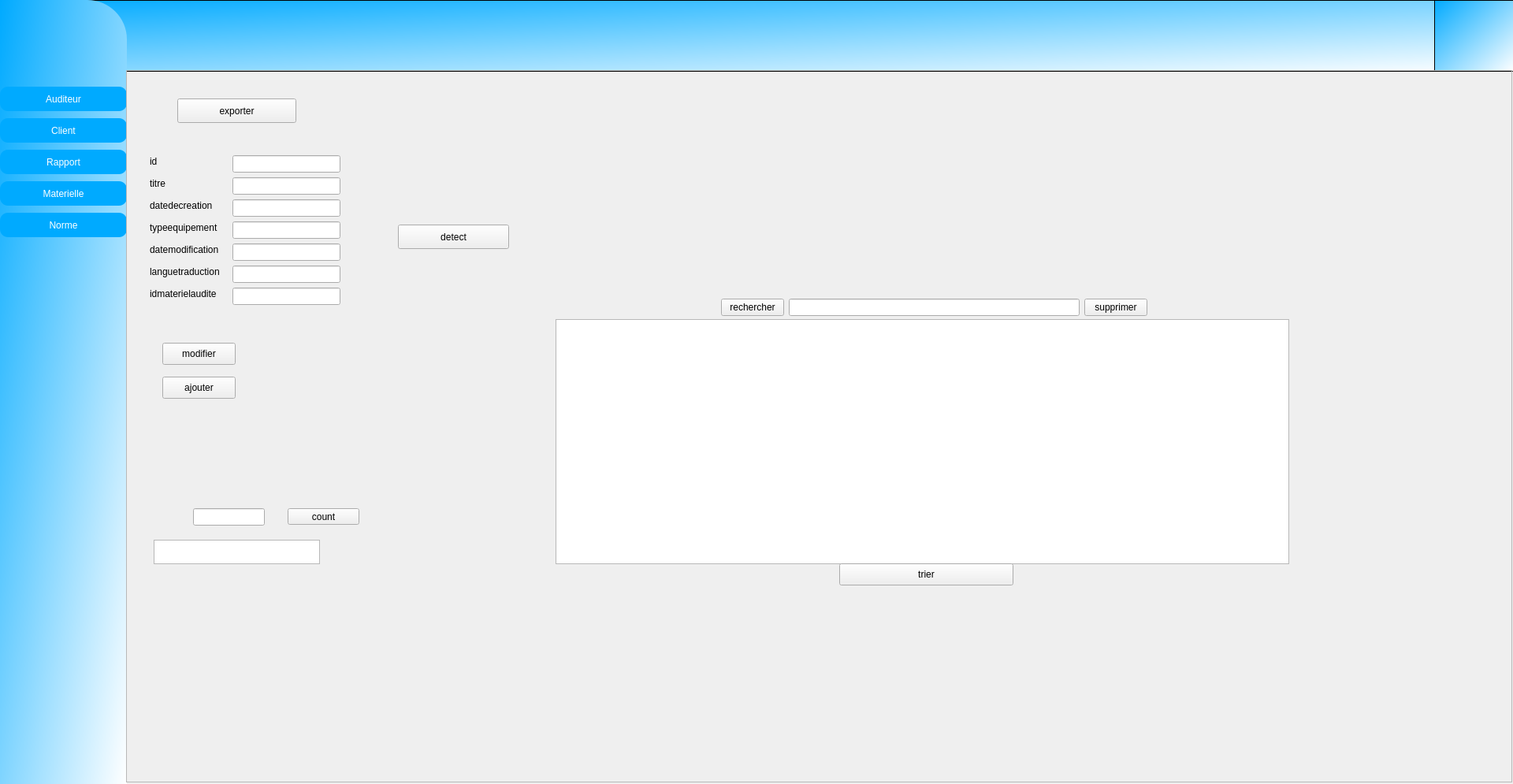
<?xml version="1.0" encoding="UTF-8"?>
<ui version="4.0">
 <class>Rapportform</class>
 <widget class="QDialog" name="Rapportform">
  <property name="geometry">
   <rect>
    <x>0</x>
    <y>0</y>
    <width>1920</width>
    <height>995</height>
   </rect>
  </property>
  <property name="windowTitle">
   <string>Dialog</string>
  </property>
  <widget class="QWidget" name="widget" native="true">
   <property name="geometry">
    <rect>
     <x>0</x>
     <y>0</y>
     <width>161</width>
     <height>995</height>
    </rect>
   </property>
   <property name="styleSheet">
    <string notr="true">background-color: qlineargradient(spread:pad, x1:0, y1:0, x2:1, y2:1, stop:0 rgba(0, 170, 255, 255), stop:1 rgba(255, 255, 255, 255));
border-top-right-radius: 50px;
color: white;
font: 75 20pt &quot;Berlin Sans FB&quot;;</string>
   </property>
   <widget class="QPushButton" name="pushButton_2">
    <property name="geometry">
     <rect>
      <x>0</x>
      <y>110</y>
      <width>161</width>
      <height>31</height>
     </rect>
    </property>
    <property name="styleSheet">
     <string notr="true">background-color: rgb(0, 170, 255);
border-radius: 10px;
color: white;</string>
    </property>
    <property name="text">
     <string>Auditeur</string>
    </property>
   </widget>
   <widget class="QPushButton" name="pushButton_3">
    <property name="geometry">
     <rect>
      <x>0</x>
      <y>150</y>
      <width>161</width>
      <height>31</height>
     </rect>
    </property>
    <property name="styleSheet">
     <string notr="true">background-color: rgb(0, 170, 255);
border-radius: 10px;
color: white;</string>
    </property>
    <property name="text">
     <string>Client</string>
    </property>
   </widget>
   <widget class="QPushButton" name="pushButton_4">
    <property name="geometry">
     <rect>
      <x>0</x>
      <y>190</y>
      <width>161</width>
      <height>31</height>
     </rect>
    </property>
    <property name="styleSheet">
     <string notr="true">background-color: rgb(0, 170, 255);
border-radius: 10px;
color: white;</string>
    </property>
    <property name="text">
     <string>Rapport</string>
    </property>
   </widget>
   <widget class="QPushButton" name="pushButton_5">
    <property name="geometry">
     <rect>
      <x>0</x>
      <y>230</y>
      <width>161</width>
      <height>31</height>
     </rect>
    </property>
    <property name="styleSheet">
     <string notr="true">background-color: rgb(0, 170, 255);
border-radius: 10px;
color: white;</string>
    </property>
    <property name="text">
     <string>Materielle</string>
    </property>
   </widget>
   <widget class="QPushButton" name="pushButton_6">
    <property name="geometry">
     <rect>
      <x>0</x>
      <y>270</y>
      <width>161</width>
      <height>31</height>
     </rect>
    </property>
    <property name="styleSheet">
     <string notr="true">background-color: rgb(0, 170, 255);
border-radius: 10px;
color: white;</string>
    </property>
    <property name="text">
     <string>Norme</string>
    </property>
   </widget>
  </widget>
  <widget class="QFrame" name="frame_2">
   <property name="geometry">
    <rect>
     <x>0</x>
     <y>0</y>
     <width>1920</width>
     <height>91</height>
    </rect>
   </property>
   <property name="styleSheet">
    <string notr="true">background-color: qlineargradient(spread:pad, x1:0, y1:0, x2:1, y2:1, stop:0 rgba(0, 170, 255, 255), stop:1 rgba(255, 255, 255, 255));</string>
   </property>
   <property name="frameShape">
    <enum>QFrame::StyledPanel</enum>
   </property>
   <property name="frameShadow">
    <enum>QFrame::Raised</enum>
   </property>
   <widget class="QGraphicsView" name="graphicsView">
    <property name="geometry">
     <rect>
      <x>1820</x>
      <y>0</y>
      <width>101</width>
      <height>91</height>
     </rect>
    </property>
    <property name="styleSheet">
     <string notr="true">background-image: url(:/logo.jpg);</string>
    </property>
   </widget>
  </widget>
  <widget class="QFrame" name="frame">
   <property name="geometry">
    <rect>
     <x>160</x>
     <y>89</y>
     <width>1759</width>
     <height>904</height>
    </rect>
   </property>
   <property name="styleSheet">
    <string notr="true">font: 10pt &quot;Times New Roman&quot;;</string>
   </property>
   <property name="frameShape">
    <enum>QFrame::StyledPanel</enum>
   </property>
   <property name="frameShadow">
    <enum>QFrame::Raised</enum>
   </property>
   <widget class="QPushButton" name="countButton">
    <property name="geometry">
     <rect>
      <x>205</x>
      <y>556</y>
      <width>91</width>
      <height>21</height>
     </rect>
    </property>
    <property name="text">
     <string>count</string>
    </property>
   </widget>
   <widget class="QWidget" name="layoutWidget">
    <property name="geometry">
     <rect>
      <x>755</x>
      <y>286</y>
      <width>541</width>
      <height>30</height>
     </rect>
    </property>
    <layout class="QHBoxLayout" name="horizontalLayout_2">
     <item>
      <widget class="QPushButton" name="pushButton_rechercher_2">
       <property name="text">
        <string>rechercher</string>
       </property>
      </widget>
     </item>
     <item>
      <widget class="QLineEdit" name="lineEdit_idRS_2"/>
     </item>
     <item>
      <widget class="QPushButton" name="pushButton_supprimer_2">
       <property name="text">
        <string>supprimer</string>
       </property>
      </widget>
     </item>
    </layout>
   </widget>
   <widget class="QTableView" name="tableView_afficher">
    <property name="geometry">
     <rect>
      <x>545</x>
      <y>316</y>
      <width>931</width>
      <height>311</height>
     </rect>
    </property>
   </widget>
   <widget class="QLabel" name="label_17">
    <property name="geometry">
     <rect>
      <x>30</x>
      <y>164</y>
      <width>86</width>
      <height>16</height>
     </rect>
    </property>
    <property name="text">
     <string>datedecreation</string>
    </property>
   </widget>
   <widget class="QLineEdit" name="lineEdit_datemodi">
    <property name="geometry">
     <rect>
      <x>135</x>
      <y>220</y>
      <width>137</width>
      <height>22</height>
     </rect>
    </property>
   </widget>
   <widget class="QPushButton" name="pushButton_pdf">
    <property name="geometry">
     <rect>
      <x>65</x>
      <y>36</y>
      <width>151</width>
      <height>31</height>
     </rect>
    </property>
    <property name="text">
     <string>exporter</string>
    </property>
   </widget>
   <widget class="QLineEdit" name="lineEdit_titre">
    <property name="geometry">
     <rect>
      <x>135</x>
      <y>136</y>
      <width>137</width>
      <height>22</height>
     </rect>
    </property>
   </widget>
   <widget class="QLabel" name="label_19">
    <property name="geometry">
     <rect>
      <x>30</x>
      <y>192</y>
      <width>93</width>
      <height>16</height>
     </rect>
    </property>
    <property name="text">
     <string>typeequipement</string>
    </property>
   </widget>
   <widget class="QLineEdit" name="lineEdit_id">
    <property name="geometry">
     <rect>
      <x>135</x>
      <y>108</y>
      <width>137</width>
      <height>22</height>
     </rect>
    </property>
   </widget>
   <widget class="QLineEdit" name="lineEdit_mataud">
    <property name="geometry">
     <rect>
      <x>135</x>
      <y>276</y>
      <width>137</width>
      <height>22</height>
     </rect>
    </property>
   </widget>
   <widget class="QLineEdit" name="lineEdit_datecre">
    <property name="geometry">
     <rect>
      <x>135</x>
      <y>164</y>
      <width>137</width>
      <height>22</height>
     </rect>
    </property>
   </widget>
   <widget class="QLabel" name="id_count">
    <property name="geometry">
     <rect>
      <x>-25</x>
      <y>556</y>
      <width>101</width>
      <height>16</height>
     </rect>
    </property>
    <property name="text">
     <string/>
    </property>
   </widget>
   <widget class="QLineEdit" name="lineEdit_languetrad">
    <property name="geometry">
     <rect>
      <x>135</x>
      <y>248</y>
      <width>137</width>
      <height>22</height>
     </rect>
    </property>
   </widget>
   <widget class="QTextBrowser" name="textBrowser">
    <property name="geometry">
     <rect>
      <x>35</x>
      <y>596</y>
      <width>211</width>
      <height>31</height>
     </rect>
    </property>
   </widget>
   <widget class="QPushButton" name="pushButton_trier">
    <property name="geometry">
     <rect>
      <x>905</x>
      <y>626</y>
      <width>221</width>
      <height>28</height>
     </rect>
    </property>
    <property name="text">
     <string>trier</string>
    </property>
   </widget>
   <widget class="QLabel" name="label_20">
    <property name="geometry">
     <rect>
      <x>30</x>
      <y>248</y>
      <width>97</width>
      <height>16</height>
     </rect>
    </property>
    <property name="text">
     <string>languetraduction</string>
    </property>
   </widget>
   <widget class="QWidget" name="verticalLayoutWidget">
    <property name="geometry">
     <rect>
      <x>625</x>
      <y>36</y>
      <width>801</width>
      <height>241</height>
     </rect>
    </property>
    <layout class="QVBoxLayout" name="verticalLayout_chart_2"/>
   </widget>
   <widget class="QLabel" name="label_18">
    <property name="geometry">
     <rect>
      <x>30</x>
      <y>276</y>
      <width>92</width>
      <height>16</height>
     </rect>
    </property>
    <property name="text">
     <string>idmaterielaudite</string>
    </property>
   </widget>
   <widget class="QPushButton" name="pushButton_detect">
    <property name="geometry">
     <rect>
      <x>345</x>
      <y>196</y>
      <width>141</width>
      <height>31</height>
     </rect>
    </property>
    <property name="text">
     <string>detect</string>
    </property>
   </widget>
   <widget class="QLineEdit" name="lineEdit_count">
    <property name="geometry">
     <rect>
      <x>85</x>
      <y>556</y>
      <width>91</width>
      <height>22</height>
     </rect>
    </property>
   </widget>
   <widget class="QLineEdit" name="lineEdit_typeequi">
    <property name="geometry">
     <rect>
      <x>135</x>
      <y>192</y>
      <width>137</width>
      <height>22</height>
     </rect>
    </property>
   </widget>
   <widget class="QLabel" name="label_21">
    <property name="geometry">
     <rect>
      <x>30</x>
      <y>108</y>
      <width>16</width>
      <height>16</height>
     </rect>
    </property>
    <property name="text">
     <string>id</string>
    </property>
   </widget>
   <widget class="QLabel" name="label_16">
    <property name="geometry">
     <rect>
      <x>30</x>
      <y>136</y>
      <width>28</width>
      <height>16</height>
     </rect>
    </property>
    <property name="text">
     <string>titre </string>
    </property>
   </widget>
   <widget class="QLabel" name="label_22">
    <property name="geometry">
     <rect>
      <x>30</x>
      <y>220</y>
      <width>99</width>
      <height>16</height>
     </rect>
    </property>
    <property name="text">
     <string>datemodification </string>
    </property>
   </widget>
   <widget class="QPushButton" name="pushButton_modifier_2">
    <property name="geometry">
     <rect>
      <x>46</x>
      <y>346</y>
      <width>93</width>
      <height>28</height>
     </rect>
    </property>
    <property name="text">
     <string>modifier</string>
    </property>
   </widget>
   <widget class="QPushButton" name="pushButton_ajouter_2">
    <property name="geometry">
     <rect>
      <x>46</x>
      <y>389</y>
      <width>93</width>
      <height>28</height>
     </rect>
    </property>
    <property name="text">
     <string>ajouter</string>
    </property>
   </widget>
  </widget>
  <zorder>frame_2</zorder>
  <zorder>widget</zorder>
  <zorder>frame</zorder>
 </widget>
 <resources/>
 <connections/>
</ui>
